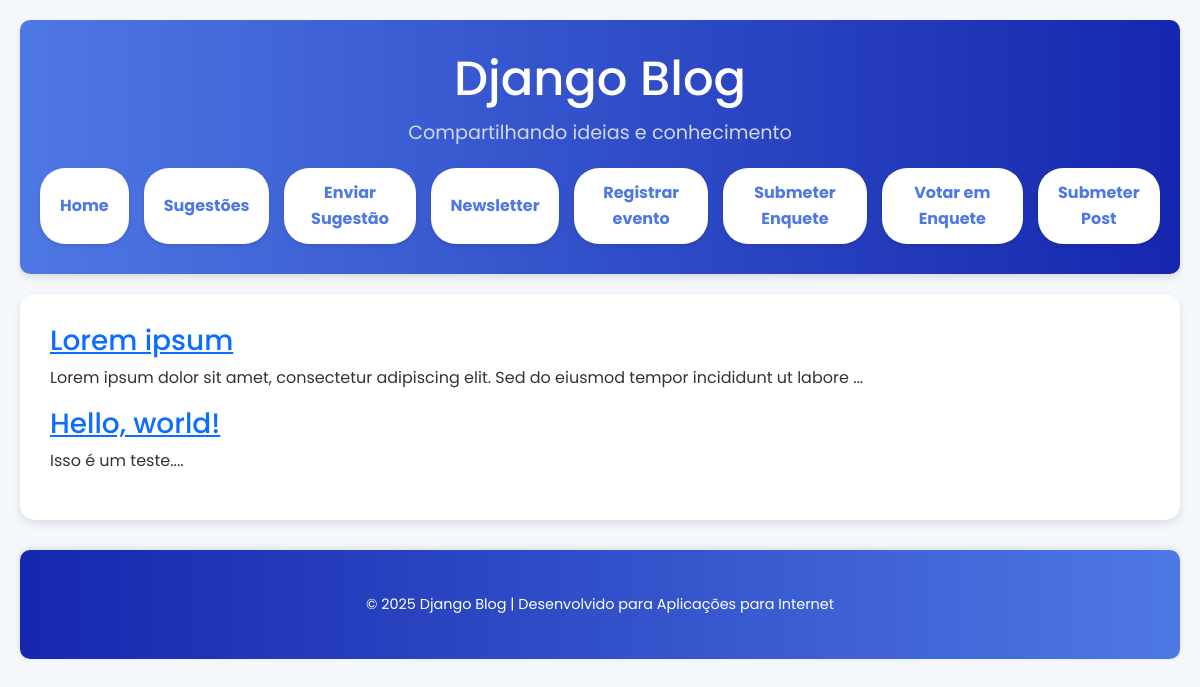
Screenshot of /category/Teste/ with the database file from the repository.
### blog/models.py (models this page shows, shortened)
class Post(models.Model):
    title = models.CharField(max_length=255)
    body = models.TextField()
    author = models.ForeignKey(User, on_delete=models.CASCADE, related_name="posts", default=1)
    created_on = models.DateTimeField(auto_now_add=True)
    last_modified = models.DateTimeField(auto_now=True)
    categories = models.ManyToManyField("Category", related_name="posts") #relacionamento entre post e categories
    class Meta:
        ordering = ["-created_on"]
        verbose_name_plural = "Posts"

### blog/views.py (the view)
# urls.py: path("category/<str:category>/", views.blog_category, name="blog_category"),
def blog_category(request, category):
    posts = Post.objects.filter(
        categories__name__contains=category
    ).order_by("-created_on")
    context = {
        "category": category,
        "posts": posts,
    }
    return render(request, "blog/category.html", context)

### blog/templates/blog/category.html
{% extends "base.html" %}
{% block page_content %}
    {% for post in posts %}
        <h3><a href="{% url 'blog_detail' post.pk %}">{{ post.title }}</a></h3>
        <p>{{ post.body | slice:":100" }}...</p>
    {% endfor %}
{% endblock page_content %}

### templates/base.html (style rules this page uses)
body { max-width: 1200px; margin: auto; font-family: 'Poppins', sans-serif; background-color: #f4f7fc; color: #333333; line-height: 1.6; padding: 20px; }

### rows the page displays
Post: title "Lorem ipsum", body "Lorem ipsum dolor sit amet, consectetur adipiscing elit. Sed do eiusmod tempor incididunt ut labore"
Post: title "Hello, world!", body "Isso é um teste."
